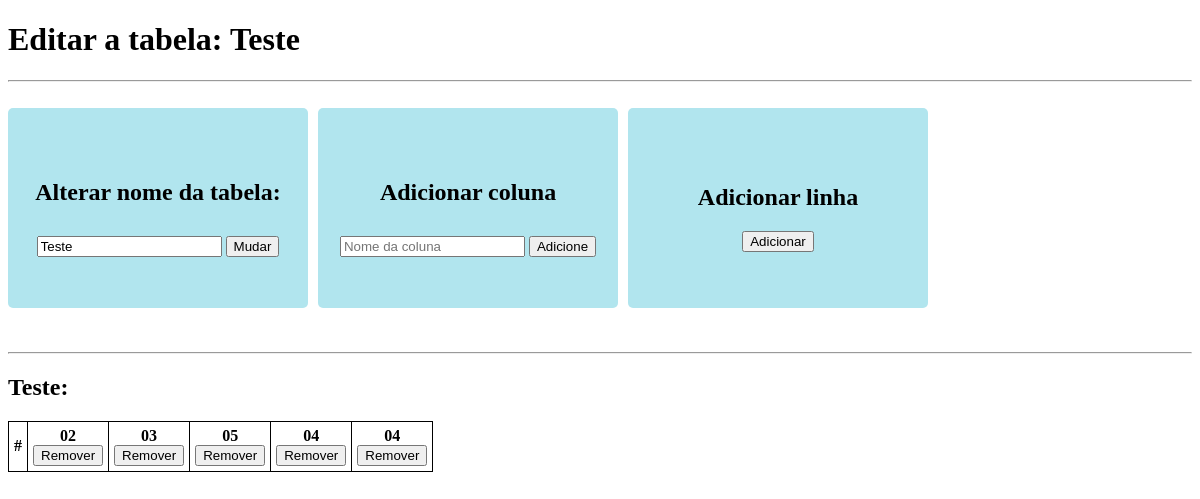
The page /edit_table/1 on the database as committed earlier.
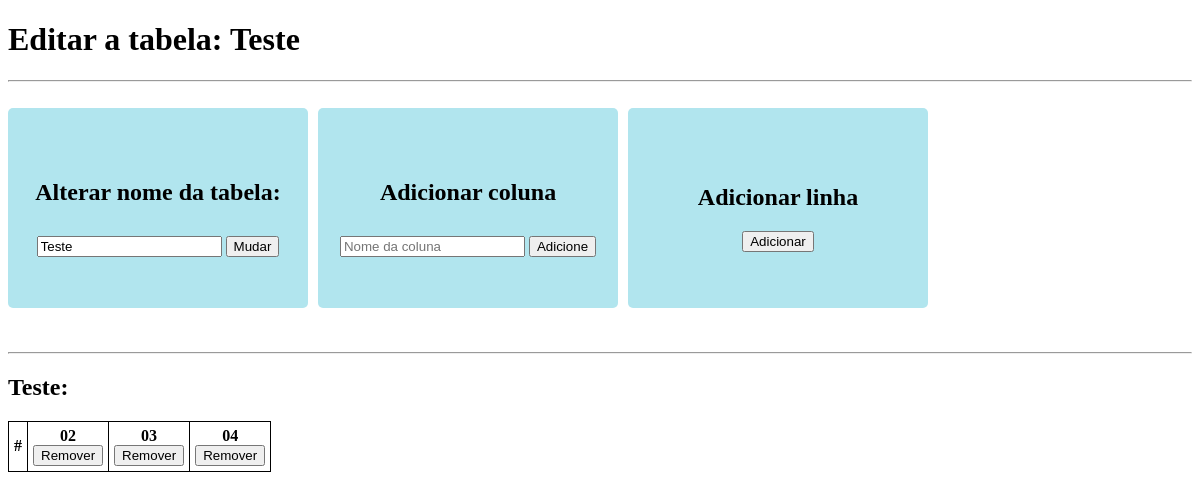
The same page on the database as committed later.
### app.py (models this page shows, shortened)
class Table(db.Model):
    id = db.Column(db.Integer, primary_key=True)
    name = db.Column(db.String(50))
    columns = db.relationship('Column', backref='table', lazy='dynamic', cascade='all, delete-orphan')

class Column(db.Model):
    id = db.Column(db.Integer, primary_key=True)
    name = db.Column(db.String(50))
    table_id = db.Column(db.Integer, db.ForeignKey('table.id'))

### app.py (the view)
@app.route('/edit_table/<int:table_id>', methods=['GET', 'POST'])
def edit_table(table_id):
    table = Table.query.get_or_404(table_id)
    if request.method == 'POST':
        table.name = request.form['name']
        db.session.commit()
        return redirect(url_for('index'))
    return render_template('edit_table.html', table=table)

### templates/edit_table.html (shortened to what this page needs)
<!DOCTYPE html>
<html>
    <head>
        <link rel="stylesheet" href="../static/edit_table.css">
    </head>
    <body>
        <h1>Editar a tabela: {{ table.name }}</h1>
        <hr><br>
        <div class="carousell" >
            <div class="cards">
                <h2>Alterar nome da tabela:</h2>
                <form action="{{ url_for('edit_table', table_id=table.id) }}" method="POST">
                    <input type="text" name="name" value="{{ table.name }}" required>
                    <button type="submit">Mudar</button>
                </form>
            </div>
            <div class="cards">
                <h2>Adicionar coluna</h2>
                <form action="{{ url_for('add_column', table_id=table.id) }}" method="POST">
                    <input type="text" name="name" placeholder="Nome da coluna" required>
                    <button type="submit">Adicione</button>
                </form>
            </div>
            <div class="cards">
                <h2>Adicionar linha</h2>
                <button id="add-row-btn">Adicionar</button>
            </div>
        </div>
        <br><br><hr>
        <section>
            <h2>{{ table.name }}:</h2>
            <table class="edit-table">
                <thead>
                    <tr>
                        <th>#</th>
                        {% for column in table.columns %}
                            <th id="column-{{ loop.index }}">
                                {{ column.name }}
                                <form action="{{ url_for('delete_column', column_id=column.id) }}" method="POST">
                                    <button type="submit">Remover</button>
                                </form>
                            </th>
                        {% endfor %}
                    </tr>
                </thead>
            </table>
        </section>
    </body>
</html>

### static/edit_table.css (style rules this page uses)
.edit-table { border-collapse: collapse; }
th, td { border: 1px solid black; padding: 5px; }
.carousell { display: flex; }
.cards { width: 300px; height: 200px; margin-right: 10px; background-color: #b1e5ee; border-radius: 5px; display: flex; flex-direction: column; align-items: center; justify-content: center; text-align: center; }
.cards form { margin-top: 10px; }

Rows that differ between the two databases and show on the page:
removed Column: name "05"
removed Column: name "04"
